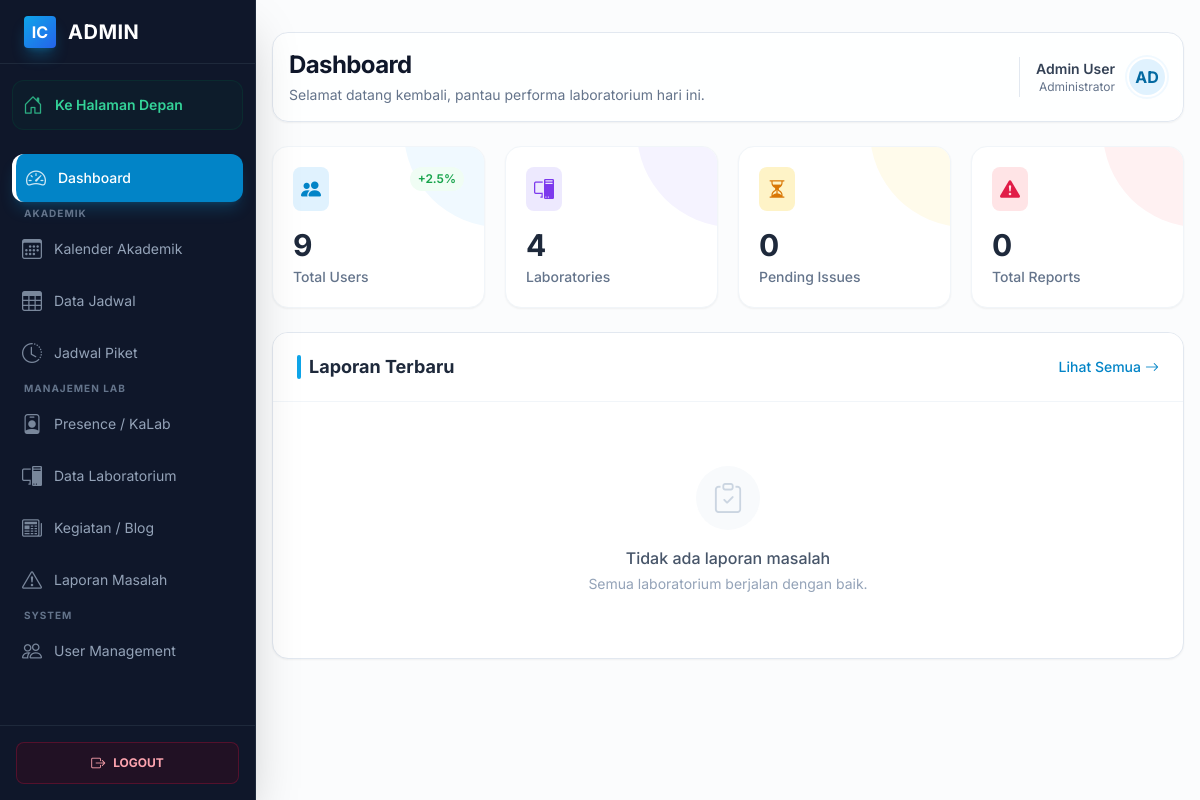
The page /public/admin/dashboard (signed in) on the database as committed earlier.
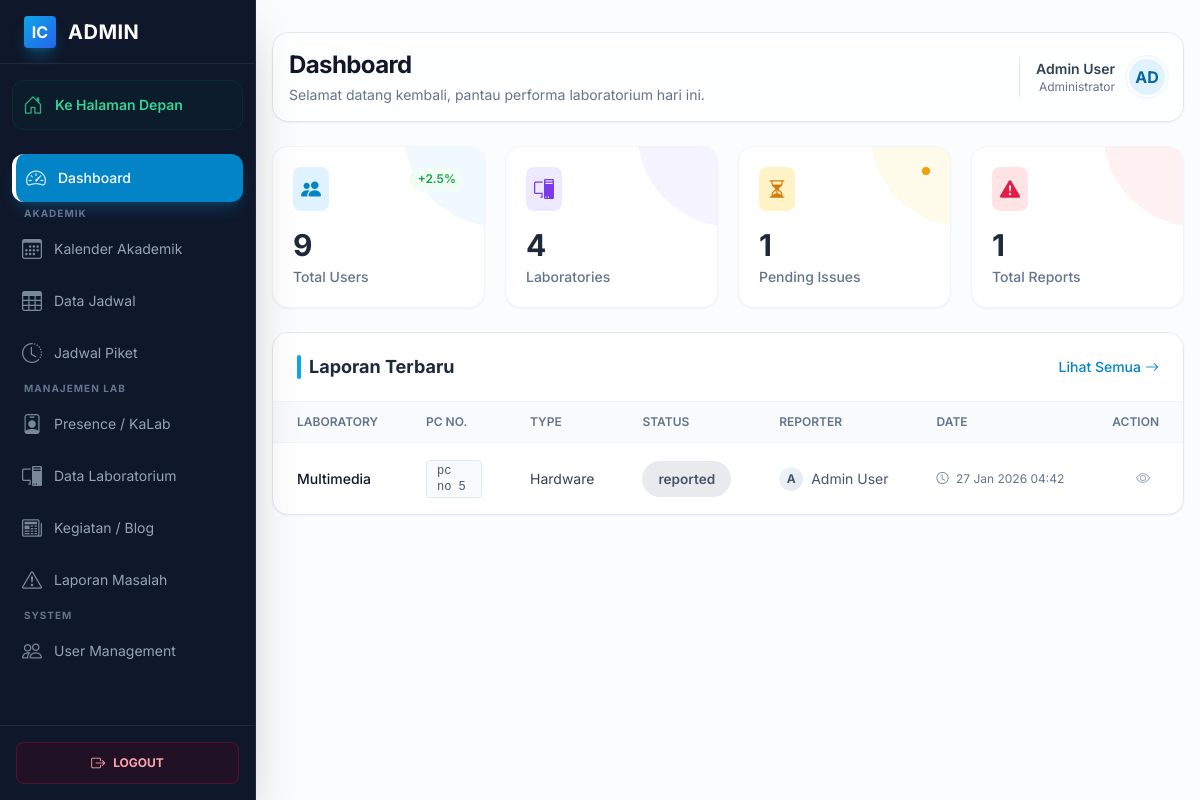
The same page on the database as committed later.
### tables this page shows
CREATE TABLE `lab_problems` (
  `id` int(11) NOT NULL,
  `laboratory_id` int(11) NOT NULL,
  `pc_number` varchar(50) DEFAULT NULL,
  `problem_type` enum('hardware','software','network','other') NOT NULL,
  `description` text NOT NULL,
  `reporter_name` varchar(100) DEFAULT NULL,
  `status` enum('reported','in_progress','resolved') DEFAULT 'reported',
  `reported_by` int(11) NOT NULL,
  `assigned_to` int(11) DEFAULT NULL,
  `reported_at` timestamp NOT NULL DEFAULT current_timestamp(),
  `started_at` datetime DEFAULT NULL,
  `completed_at` datetime DEFAULT NULL
);

CREATE TABLE `laboratories` (
  `id` int(11) NOT NULL,
  `lab_name` varchar(100) NOT NULL,
  `image` varchar(255) DEFAULT NULL,
  `description` text DEFAULT NULL,
  `pc_count` int(11) DEFAULT 0,
  `tv_count` int(11) DEFAULT 0,
  `location` varchar(100) DEFAULT NULL
);

### app/views/admin/dashboard.php (the view, shortened to what the changed rows need)
<?php include APP_PATH . '/views/layouts/header.php'; ?>
<div class="admin-layout antialiased bg-slate-50/50 min-h-screen relative text-slate-800">
    <?php include APP_PATH . '/views/layouts/sidebar.php'; ?>
    <main class="p-4 sm:ml-64 pt-8 transition-all duration-300">
        <div class="max-w-7xl mx-auto space-y-6">
            <div class="flex flex-col md:flex-row justify-between items-start md:items-center gap-4 bg-white/80 backdrop-blur-sm p-4 rounded-2xl border border-slate-200 shadow-sm">
                <div>
                    <h1 class="text-2xl font-bold tracking-tight text-slate-900">Dashboard</h1>
                    <p class="text-slate-500 text-sm mt-1">Selamat datang kembali, pantau performa laboratorium hari ini.</p>
                </div>
                <div class="flex items-center gap-3 pl-4 md:border-l md:border-slate-200">
                    <div class="text-right hidden sm:block">
                        <p class="text-sm font-semibold text-slate-700"><?= e($userName) ?></p>
                        <p class="text-xs text-slate-500">Administrator</p>
                    </div>
                    <div class="w-10 h-10 rounded-full bg-primary-100 flex items-center justify-center text-primary-700 font-bold border-2 border-white shadow-sm ring-2 ring-primary-50">
                        <?= strtoupper(substr($userName, 0, 2)) ?>
                    </div>
                </div>
            </div>
            <div class="admin-content space-y-6">
                <div class="grid grid-cols-1 sm:grid-cols-2 lg:grid-cols-4 gap-5">
                    <div class="group bg-white p-5 rounded-2xl border border-slate-100 shadow-sm hover:shadow-md transition-all duration-300 relative overflow-hidden">
                        <div class="relative z-10">
                            <div class="flex justify-between items-start mb-4">
                                <div class="p-2 bg-primary-100 text-primary-600 rounded-lg">
                                    <i class="bi bi-people-fill text-xl"></i>
                                </div>
                                <span class="text-xs font-semibold text-green-600 bg-green-50 px-2 py-1 rounded-full">+2.5%</span>
                            </div>
                            <div class="stat-value text-3xl font-bold text-slate-800"><?= $statistics['total_users'] ?? 0 ?></div>
                            <div class="stat-label text-slate-500 text-sm font-medium mt-1">Total Users</div>
                        </div>
                    </div>
                    <div class="group bg-white p-5 rounded-2xl border border-slate-100 shadow-sm hover:shadow-md transition-all duration-300 relative overflow-hidden">
                        <div class="absolute right-0 top-0 w-24 h-24 bg-violet-50 rounded-bl-full -mr-4 -mt-4 transition-transform group-hover:scale-110"></div>
                        <div class="relative z-10">
                            <div class="flex justify-between items-start mb-4">
                                <div class="p-2 bg-violet-100 text-violet-600 rounded-lg">
                                    <i class="bi bi-pc-display text-xl"></i>
                                </div>
                            </div>
                            <div class="stat-value text-3xl font-bold text-slate-800"><?= $statistics['total_laboratories'] ?? 0 ?></div>
                            <div class="stat-label text-slate-500 text-sm font-medium mt-1">Laboratories</div>
                        </div>
                    </div>
                    <div class="group bg-white p-5 rounded-2xl border border-slate-100 shadow-sm hover:shadow-md transition-all duration-300 relative overflow-hidden">
                        <div class="absolute right-0 top-0 w-24 h-24 bg-amber-50 rounded-bl-full -mr-4 -mt-4 transition-transform group-hover:scale-110"></div>
                        <div class="relative z-10">
                            <div class="flex justify-between items-start mb-4">
                                <div class="p-2 bg-amber-100 text-amber-600 rounded-lg">
                                    <i class="bi bi-hourglass-split text-xl"></i>
                                </div>
                                <?php if(($statistics['pending_problems'] ?? 0) > 0): ?>
                                    <span class="animate-pulse w-2 h-2 rounded-full bg-amber-500"></span>
                                <?php endif; ?>
                            </div>
                            <div class="stat-value text-3xl font-bold text-slate-800"><?= $statistics['pending_problems'] ?? 0 ?></div>
                            <div class="stat-label text-slate-500 text-sm font-medium mt-1">Pending Issues</div>
                        </div>
                    </div>
                    <div class="group bg-white p-5 rounded-2xl border border-slate-100 shadow-sm hover:shadow-md transition-all duration-300 relative overflow-hidden">
                        <div class="absolute right-0 top-0 w-24 h-24 bg-rose-50 rounded-bl-full -mr-4 -mt-4 transition-transform group-hover:scale-110"></div>
                        <div class="relative z-10">
                            <div class="flex justify-between items-start mb-4">
                                <div class="p-2 bg-rose-100 text-rose-600 rounded-lg">
                                    <i class="bi bi-exclamation-triangle-fill text-xl"></i>
                                </div>
                            </div>
                            <div class="stat-value text-3xl font-bold text-slate-800"><?= $statistics['total_problems'] ?? 0 ?></div>
                            <div class="stat-label text-slate-500 text-sm font-medium mt-1">Total Reports</div>
                        </div>
                    </div>
                </div>
                <div class="bg-white border border-slate-200 rounded-2xl shadow-sm overflow-hidden">
                    <div class="px-6 py-5 border-b border-slate-100 flex justify-between items-center bg-white">
                        <div class="flex items-center gap-2">
                            <div class="w-1 h-6 bg-primary-500 rounded-full"></div>
                            <h2 class="text-lg font-bold text-slate-800">Laporan Terbaru</h2>
                        </div>
                        <a href="<?= url('/admin/problems') ?>" class="text-sm text-primary-600 hover:text-primary-700 font-medium hover:underline flex items-center gap-1">
                            Lihat Semua <i class="bi bi-arrow-right"></i>
                        </a>
                    </div>
                    <div class="overflow-x-auto">
                        <?php if (!empty($recentProblems)): ?>
                            <table class="w-full text-sm text-left text-slate-600">
                                <thead class="text-xs text-slate-500 uppercase bg-slate-50 border-b border-slate-100">
                                    <tr>
                                        <th scope="col" class="px-6 py-3 font-semibold">Laboratory</th>
                                        <th scope="col" class="px-6 py-3 font-semibold">PC No.</th>
                                        <th scope="col" class="px-6 py-3 font-semibold">Type</th>
                                        <th scope="col" class="px-6 py-3 font-semibold">Status</th>
                                        <th scope="col" class="px-6 py-3 font-semibold">Reporter</th>
                                        <th scope="col" class="px-6 py-3 font-semibold">Date</th>
                                        <th scope="col" class="px-6 py-3 font-semibold text-right">Action</th>
                                    </tr>
                                </thead>
                                <tbody class="divide-y divide-slate-100">
                                    <?php foreach (array_slice($recentProblems, 0, 10) as $problem): ?>
                                        <tr class="hover:bg-slate-50/80 transition-colors duration-150">
                                            <td class="px-6 py-4 font-medium text-slate-900"><?= e($problem['lab_name']) ?></td>
                                            <td class="px-6 py-4">
                                                <span class="inline-flex items-center px-2.5 py-0.5 rounded border border-slate-200 bg-slate-50 text-slate-600 text-xs font-medium font-mono">
                                                    <?= e($problem['pc_number']) ?>
                                                </span>
                                            </td>
                                            <td class="px-6 py-4 text-slate-700"><?= getProblemTypeLabel($problem['problem_type']) ?></td>
                                            <td class="px-6 py-4">
                                                <?= getStatusBadge($problem['status']) ?>
                                            </td>
                                            <td class="px-6 py-4">
                                                <div class="flex items-center gap-2">
                                                    <div class="w-6 h-6 rounded-full bg-gradient-to-br from-slate-100 to-slate-200 flex items-center justify-center text-xs text-slate-600 font-bold">
                                                        <?= substr($problem['reporter_name'], 0, 1) ?>
                                                    </div>
                                                    <span class="truncate max-w-[100px]"><?= e($problem['reporter_name']) ?></span>
                                                </div>
                                            </td>
                                            <td class="px-6 py-4 text-slate-500 text-xs whitespace-nowrap">
                                                <i class="bi bi-clock me-1"></i>
                                                <?= formatDateTime($problem['reported_at']) ?>
                                            </td>
                                            <td class="px-6 py-4 text-right">
                                                <a href="<?= url('/admin/problems/' . $problem['id']) ?>"
                                                   class="inline-flex items-center justify-center w-8 h-8 rounded-full text-slate-400 hover:text-primary-600 hover:bg-primary-50 transition-all" title="View Details">
                                                    <i class="bi bi-eye"></i>
                                                </a>
                                            </td>
                                        </tr>
                                    <?php endforeach; ?>
                                </tbody>
                            </table>
                        <?php else: ?>
                            <div class="flex flex-col items-center justify-center py-16 text-center">
                                <div class="w-16 h-16 bg-slate-50 rounded-full flex items-center justify-center text-slate-300 mb-4">
                                    <i class="bi bi-clipboard-check text-3xl"></i>
                                </div>
                                <p class="text-base font-medium text-slate-600">Tidak ada laporan masalah</p>
                                <p class="text-sm text-slate-400 mt-1">Semua laboratorium berjalan dengan baik.</p>
                            </div>
                        <?php endif; ?>
                    </div>
                </div>
            </div>
        </div>
    </main>
</div>

### app/helpers/functions.php (shortened to what the changed rows need)
<?php
function e($string) {
    return htmlspecialchars($string, ENT_QUOTES, 'UTF-8');
}
function getStatusBadge($status) {
    $badges = [
        'active' => '<span style="padding: 0.5rem 1rem; border-radius: 9999px; font-size: 0.85rem; font-weight: 600; background: rgba(16, 185, 129, 0.15); color: #059669; display: inline-block;">✓ Active</span>',
        'inactive' => '<span style="padding: 0.5rem 1rem; border-radius: 9999px; font-size: 0.85rem; font-weight: 600; background: rgba(239, 68, 68, 0.15); color: #dc2626; display: inline-block;">✕ Inactive</span>',
        'pending' => '<span style="padding: 0.5rem 1rem; border-radius: 9999px; font-size: 0.85rem; font-weight: 600; background: rgba(245, 158, 11, 0.15); color: #d97706; display: inline-block;">⏳ Pending</span>',
        'completed' => '<span style="padding: 0.5rem 1rem; border-radius: 9999px; font-size: 0.85rem; font-weight: 600; background: rgba(16, 185, 129, 0.15); color: #059669; display: inline-block;">✓ Completed</span>',
        'in_progress' => '<span style="padding: 0.5rem 1rem; border-radius: 9999px; font-size: 0.85rem; font-weight: 600; background: rgba(59, 130, 246, 0.15); color: #2563eb; display: inline-block;">⚙️ In Progress</span>',
        'reported' => '<span style="padding: 0.5rem 1rem; border-radius: 9999px; font-size: 0.85rem; font-weight: 600; background: rgba(245, 158, 11, 0.15); color: #d97706; display: inline-block;">📋 Reported</span>',
        'resolved' => '<span style="padding: 0.5rem 1rem; border-radius: 9999px; font-size: 0.85rem; font-weight: 600; background: rgba(16, 185, 129, 0.15); color: #059669; display: inline-block;">✅ Resolved</span>',
    ];
    return $badges[$status] ?? '<span style="padding: 0.5rem 1rem; border-radius: 9999px; font-size: 0.85rem; font-weight: 600; background: rgba(100, 116, 139, 0.15); color: #475569; display: inline-block;">' . e($status) . '</span>';
}
function url($path = '') {
    return BASE_URL . '/' . ltrim($path, '/');
}

Rows that differ between the two databases and show on the page:
added lab_problems: laboratory.lab_name "Multimedia", pc_number "pc no 5", problem_type "Hardware", status "reported", reporter_name "A", reporter_name "Admin User", reported_at "27 Jan 2026 04:42"
Other text that changed with them:
$statistics['pending_problems']: "0" → "1"
$statistics['total_problems']: "0" → "1"
text no longer shown: "Tidak ada laporan masalah Semua laboratorium berjalan dengan baik."
text now shown: "LABORATORY PC NO. TYPE STATUS REPORTER DATE ACTION"
